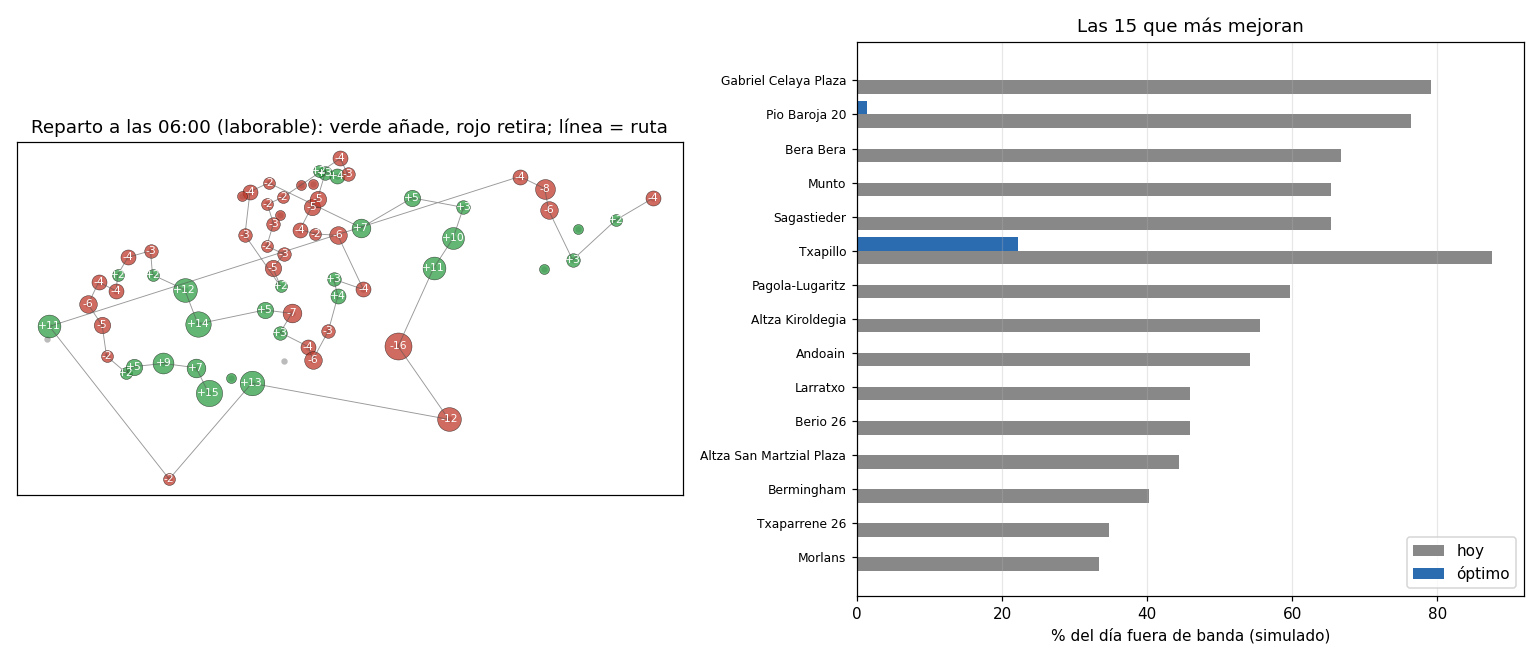

The script that saved this image:
"""Reparto óptimo, primera vuelta (etapas 1, 3 sin meteo y 4 de reparto-optimo.md).

1. Medir: tiempo fuera de banda (vacía o llena) por estación, tipo de día y hora.
3. Marea: tasas de salidas y llegadas por estación × tipo de día × hora,
   corregidas de censura (una estación vacía no registra las salidas que pierde:
   la tasa se estima solo con las horas en que no estaba vacía; igual con las
   llegadas y las horas llena).
4. Colocación: cuántas bicis debería tener cada estación a las 06:00 para
   minimizar el tiempo fuera de banda del día, con la flota que hay, resuelto
   exacto por programación dinámica sobre un modelo de fluido (tasas medias,
   paso de 15 min). Y la ruta orientativa del camión que lo materializaría.

Entrada: data/plan_hourly.csv.gz, data/events.csv.gz, data/stock06.csv, data/profiles.csv
Salida:  analysis/reparto.png y markdown por stdout

    python3 analysis/reparto.py > analysis/reparto.md
"""
import numpy as np
import pandas as pd
import matplotlib
matplotlib.use("Agg")
import matplotlib.pyplot as plt

H0, H1 = 6, 24                                # horas de servicio
CENSOR = 0.8                                  # >80 % de la hora vacía/llena: no sirve para estimar la tasa
STEP = 4                                      # pasos por hora en la simulación
MIN_DAYS = 5

st = pd.read_csv("data/profiles.csv").groupby("station_id")[["name", "lat", "lon"]].first()
cap = pd.read_csv("data/stock06.csv").set_index("station_id")
st = st.join(cap[["capacity", "bikes6"]], how="inner")
st["short"] = st.name.str.replace(r"^\s*\d+\s*[-–]*\s*", "", regex=True).str.split("/").str[0].str.strip().str.title()
M_DEG = 111320.0
st["x"] = (st.lon - st.lon.mean()) * M_DEG * np.cos(np.radians(st.lat.mean()))
st["y"] = (st.lat - st.lat.mean()) * M_DEG

ph = pd.read_csv("data/plan_hourly.csv.gz", parse_dates=["day"])
ph = ph[(ph.n >= 10) & (ph.hour >= H0) & ph.station_id.isin(st.index)]

ev = pd.read_csv("data/events.csv.gz", parse_dates=["ts"])
ev["ts"] = ev.ts.dt.tz_convert("Europe/Madrid")
ev["day"] = pd.to_datetime(ev.ts.dt.date); ev["hour"] = ev.ts.dt.hour
evh = ev.groupby(["station_id", "day", "hour"])[["dep", "arr"]].sum().reset_index()
d = ph.merge(evh, on=["station_id", "day", "hour"], how="left").fillna({"dep": 0, "arr": 0})

DT = {"lab": "laborable", "sab": "sábado", "dom": "domingo/festivo"}
ndays = d.groupby("daytype").day.nunique()

# ---------- etapa 1: medir ----------
d["oob"] = d.p_empty + d.p_full
e1 = d.groupby(["station_id", "daytype"]).agg(p_e=("p_empty", "mean"), p_f=("p_full", "mean"), oob=("oob", "mean"))
net1 = d.groupby("daytype")[["p_empty", "p_full", "oob"]].mean()

# ---------- etapa 3: marea corregida ----------
d["dep_ok"] = np.where(d.p_empty < CENSOR, d.dep / (1 - d.p_empty), np.nan)
d["arr_ok"] = np.where(d.p_full < CENSOR, d.arr / (1 - d.p_full), np.nan)
rates = d.groupby(["station_id", "daytype", "hour"]).agg(dep=("dep_ok", "mean"), arr=("arr_ok", "mean"),
                                                        dep_obs=("dep", "mean"), arr_obs=("arr", "mean"), days=("day", "nunique"))
rates["dep"] = rates.dep.fillna(rates.dep_obs); rates["arr"] = rates.arr.fillna(rates.arr_obs)
# conservación: las salidas recuperadas de la censura llegan a algún sitio. Sin
# esto la red entera se desangra en la simulación (salidas > llegadas). Se
# reparten proporcionalmente a las llegadas de cada hora y tipo de día.
k = rates.groupby(level=[1, 2]).apply(lambda g: g.dep.sum() / max(1e-9, g.arr.sum()))
rates["arr"] = rates.arr * k.reindex(pd.MultiIndex.from_arrays([rates.index.get_level_values(1), rates.index.get_level_values(2)])).to_numpy()

# ---------- etapa 4: simulación y colocación ----------
def simulate(dep, arr, s0, c):
    """Fracción de pasos fuera de banda partiendo de s0 bicis a las 06:00. dep/arr: tasas por hora."""
    s, oob, n = float(s0), 0, 0
    for h in range(len(dep)):
        for _ in range(STEP):
            s = min(c, max(0.0, s + (arr[h] - dep[h]) / STEP))
            oob += (s <= 0.5) or (s >= c - 0.5); n += 1
    return oob / n

def plan(dt):
    hours = list(range(H0, H1))
    cost, rows = {}, []
    for sid in st.index:
        r = rates.loc[sid, dt].reindex(hours) if (sid, dt) in rates.index.droplevel(2) else None
        if r is None or r.days.max() < MIN_DAYS:
            continue
        dep, arr = r.dep.fillna(0).to_numpy(), r.arr.fillna(0).to_numpy()
        c = int(st.loc[sid, "capacity"])
        cost[sid] = np.array([simulate(dep, arr, s0, c) for s0 in range(c + 1)])
    sids = list(cost)
    B = int(round(st.loc[sids, "bikes6"].sum()))
    # DP exacta: mejor coste acumulado con b bicis repartidas entre las i primeras estaciones
    INF = 1e9
    best = np.full(B + 1, INF); best[0] = 0
    choice = []
    for sid in sids:
        cst = cost[sid]; new = np.full(B + 1, INF); arg = np.zeros(B + 1, dtype=int)
        for b in range(B + 1):
            k = np.arange(0, min(len(cst), b + 1))
            v = best[b - k] + cst[k]
            j = int(np.argmin(v)); new[b], arg[b] = v[j], k[j]
        best, choice = new, choice + [arg]
    b, s_opt = B, {}
    for sid, arg in zip(reversed(sids), reversed(choice)):
        s_opt[sid] = int(arg[b]); b -= s_opt[sid]
    out = pd.DataFrame({"sid": sids})
    out["now"] = [int(round(st.loc[s, "bikes6"])) for s in sids]
    out["opt"] = [s_opt[s] for s in sids]
    out["cost_now"] = [cost[s][min(st.loc[s, "capacity"], out.now[i])] for i, s in enumerate(sids)]
    out["cost_opt"] = [cost[s][out.opt[i]] for i, s in enumerate(sids)]
    out["obs"] = [e1.loc[(s, dt), "oob"] if (s, dt) in e1.index else np.nan for s in sids]
    return out.set_index("sid")

def route(moves):
    """Ruta orientativa: vecino más cercano por las estaciones con movimiento. km en línea recta."""
    ids = list(moves.index); km = 0.0; cur = max(ids, key=lambda s: moves[s])   # arranca donde más sobra
    order = [cur]; ids.remove(cur)
    while ids:
        nxt = min(ids, key=lambda s: np.hypot(st.x[s] - st.x[cur], st.y[s] - st.y[cur]))
        km += np.hypot(st.x[nxt] - st.x[cur], st.y[nxt] - st.y[cur]) / 1000; cur = nxt
        order.append(cur); ids.remove(cur)
    return order, km

HS = (H1 - H0)
print(f"# Reparto óptimo, primera vuelta ({ndays.get('lab', 0)} laborables, {ndays.get('sab', 0)} sábados, "
      f"{ndays.get('dom', 0)} domingos/festivos; horas {H0}-{H1} h)\n")
print("## Etapa 1 · Cuánto tiempo falla la red\n")
print("| tipo de día | vacía | llena | fuera de banda | horas/día por estación |")
print("|---|---|---|---|---|")
for dt, r in net1.iterrows():
    print(f"| {DT[dt]} | {r.p_empty*100:.1f} % | {r.p_full*100:.1f} % | **{r.oob*100:.1f} %** | {r.oob*HS:.1f} h |")
worst = e1.xs("lab", level=1).sort_values("oob", ascending=False).head(12)
print("\nLas que más fallan en laborable:\n")
print("| estación | vacía | llena | fuera de banda |")
print("|---|---|---|---|")
for sid, r in worst.iterrows():
    print(f"| {st.short[sid]} | {r.p_e*100:.0f} % | {r.p_f*100:.0f} % | **{r.oob*100:.0f} %** |")

print("\n## Etapa 3 · La marea, corregida de censura\n")
lab = rates.xs("lab", level=1)
corr = (lab.dep.sum() / max(1e-9, lab.dep_obs.sum()) - 1) * 100
print(f"- Salidas estimadas en laborable: {lab.dep.sum()/len(st):.0f}/día por estación "
      f"({corr:+.0f} % sobre las observadas: lo que las estaciones vacías dejaron de prestar).")
hid = lab.groupby("station_id").apply(lambda g: (g.dep - g.dep_obs).sum()).sort_values(ascending=False).head(5)
print("- Dónde más demanda se pierde por vacío (salidas/día no atendidas): " +
      ", ".join(f"{st.short[s]} {v:.0f}" for s, v in hid.items()) + ".")

results = {}
for dt in ["lab", "sab", "dom"]:
    if ndays.get(dt, 0) >= MIN_DAYS:
        results[dt] = plan(dt)
P = results["lab"]
print("\n## Etapa 4 · Colocación a las 06:00 (laborable)\n")
sim_now, obs = P.cost_now.mean(), P.obs.mean()
print(f"- **Validación del simulador**: con el stock real de las 06:00 predice {sim_now*100:.1f} % fuera de banda; "
      f"lo observado es {obs*100:.1f} % (correlación entre estaciones {np.corrcoef(P.cost_now, P.obs)[0,1]:.2f}). "
      + ("Subestima: usa tasas medias y no ve los días malos." if sim_now < obs * 0.8 else
         "Sobreestima: el modelo de fluido exagera la deriva." if sim_now > obs * 1.25 else "Razonable para comparar repartos.")
      + " Las mejoras son relativas, no una promesa.")
print(f"- Flota en juego: {P.now.sum()} bicis a las 06:00 entre {len(P)} estaciones.")
print(f"- Fuera de banda, simulado: **{sim_now*100:.1f} % → {P.cost_opt.mean()*100:.1f} %** con el reparto óptimo "
      f"({(1 - P.cost_opt.mean()/max(1e-9, sim_now))*100:.0f} % menos).")
for dt in ("sab", "dom"):
    if dt in results:
        R = results[dt]; print(f"- {DT[dt].capitalize()}: {R.cost_now.mean()*100:.1f} % → {R.cost_opt.mean()*100:.1f} %.")
mv = (P.opt - P.now); mv = mv[mv.abs() >= 2].sort_values()
print(f"\nMovimientos de 2 o más bicis ({len(mv)} estaciones, {mv[mv > 0].sum()} bicis cambian de sitio):\n")
print("| estación | hoy a las 06:00 | óptimo | mover | fuera de banda hoy → óptimo |")
print("|---|---|---|---|---|")
for sid, m in pd.concat([mv.head(10), mv.tail(10)]).drop_duplicates().items():
    r = P.loc[sid]
    print(f"| {st.short[sid]} | {int(r.now)} | {int(r.opt)} | {int(m):+d} | {r.cost_now*100:.0f} % → {r.cost_opt*100:.0f} % |")
order, km = route(mv)
print(f"\nRuta orientativa (vecino más cercano, línea recta): {len(order)} paradas, ~{km:.1f} km, empezando en {st.short[order[0]]}.")

# ---------- figura ----------
fig, ax = plt.subplots(1, 2, figsize=(14, 6))
ax[0].scatter(st.x, st.y, s=10, c="#bbb")
for sid, m in (P.opt - P.now).items():
    if abs(m) >= 1:
        ax[0].scatter(st.x[sid], st.y[sid], s=25 + 18 * abs(m), c="#2f9e44" if m > 0 else "#c0392b", alpha=.75, edgecolors="k", lw=.3)
for s in mv.index: ax[0].annotate(f"{mv[s]:+d}", (st.x[s], st.y[s]), fontsize=7, ha="center", va="center", color="w")
ax[0].plot([st.x[s] for s in order], [st.y[s] for s in order], c="#555", lw=.6, alpha=.6)
ax[0].set(title="Reparto a las 06:00 (laborable): verde añade, rojo retira; línea = ruta", xticks=[], yticks=[])
ax[0].set_aspect("equal")
top = P.assign(gain=P.cost_now - P.cost_opt).sort_values("gain", ascending=False).head(15)
yy = np.arange(len(top))
ax[1].barh(yy + .2, top.cost_now * 100, .4, color="#888", label="hoy")
ax[1].barh(yy - .2, top.cost_opt * 100, .4, color="#2b6cb0", label="óptimo")
ax[1].set_yticks(yy); ax[1].set_yticklabels([st.short[s] for s in top.index], fontsize=8); ax[1].invert_yaxis()
ax[1].set(xlabel="% del día fuera de banda (simulado)", title="Las 15 que más mejoran"); ax[1].legend(); ax[1].grid(alpha=.3, axis="x")
fig.tight_layout(); fig.savefig("analysis/reparto.png", dpi=110)
